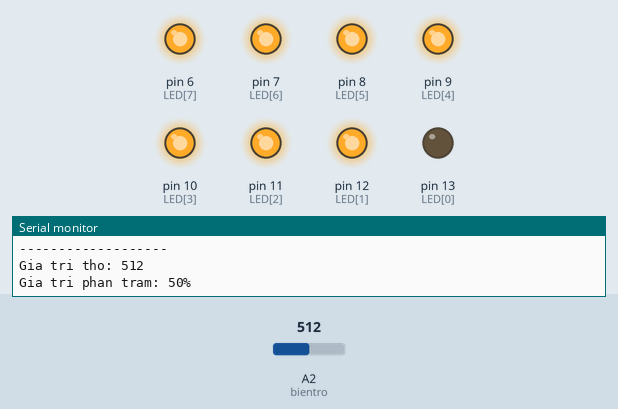
This sketch was run on a simulated Arduino Uno, built with avr-gcc and run on an emulated ATmega328P. Parts: output pins drawn as LEDs (lit = HIGH), the last lines printed to the serial monitor. Dashed ring = blinking. The inputs (shaded band) are chosen by the test bench; at power-on: A2 (bientro) = 512.

Above: at 1.85 s.
1.9 s: A2 (bientro) set to 716
At 2.9 s:
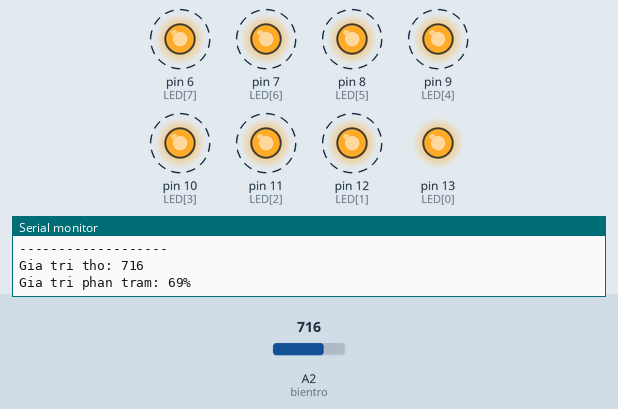
5.4 s: A2 (bientro) set to 900
At 5.5 s:
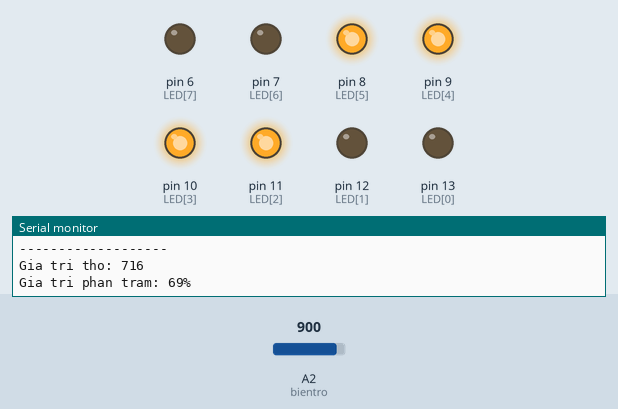
8.9 s: A2 (bientro) set to 511
At 9.75 s:
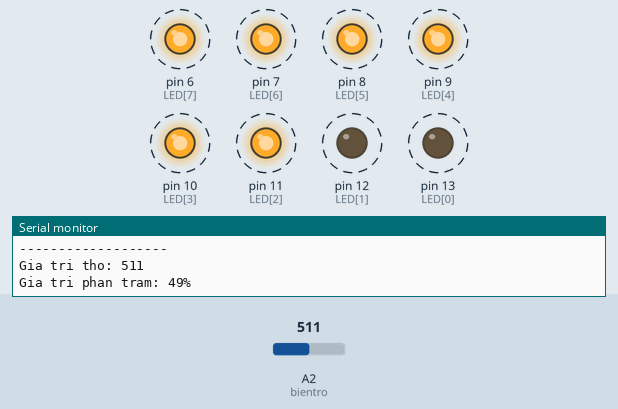
12.4 s: A2 (bientro) set to 122
At 13.85 s:
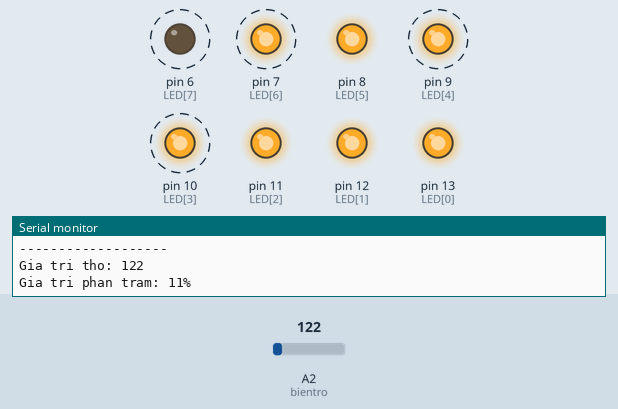
15.9 s: A2 (bientro) set to 306
19.4 s: A2 (bientro) set to 65
Timing chart, 0 to 23.9 s (numbered marks = the images above; inputs shaded):
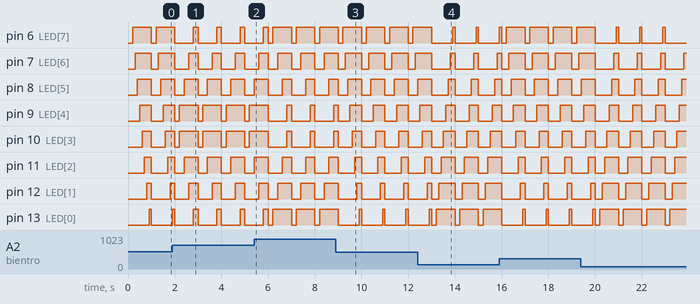

Measured:
- by itself, pin 6 (LED[7]): alternates HIGH for 0.10 s and LOW for 0.90 s
- by itself, pin 7 (LED[6]): alternates HIGH for 0.20 s and LOW for 0.80 s
- by itself, pin 8 (LED[5]): repeats every 1.0 s: LOW 0.70 s, HIGH 0.30 s
- by itself, pin 9 (LED[4]): alternates HIGH for 0.40 s and LOW for 0.60 s
- by itself, pin 10 (LED[3]): alternates HIGH for 0.50 s and LOW for 0.50 s
- by itself, pin 11 (LED[2]): repeats every 1.0 s: LOW 0.40 s, HIGH 0.60 s
- by itself, pin 12 (LED[1]): repeats every 1.0 s: LOW 0.30 s, HIGH 0.70 s
- by itself, pin 13 (LED[0]): repeats every 1.0 s: LOW 0.20 s, HIGH 0.80 s

The sketch:

ND1.ino
```cpp
const byte LED[8] = {13, 12, 11, 10, 9, 8, 7, 6};
const byte bientro = A2;
int lastVal = -1;

void off() {
  for (int i = 0; i < 8; i++) {
    digitalWrite(LED[i], LOW);
  }
}

void setup() {
  Serial.begin(9600);
  for (int i = 0; i < 8; i++) {
    pinMode(LED[i], OUTPUT);
  }
}

void loop() {
  int value = analogRead(bientro);
  int percent = map(value, 0, 1023, 0, 100);

  if (abs(percent - lastVal) >= 2) {
    Serial.println("-------------------");

    Serial.print("Gia tri tho: ");
    Serial.println(value);

    Serial.print("Gia tri phan tram: ");
    Serial.print(percent);
    Serial.println("%");

    lastVal = percent;
  }

  off();
  delay(200);

  if (percent <= 25) {
    for (int i = 0; i < 8; i++) {
      digitalWrite(LED[i], HIGH);
      delay(100);
    }
  }
  else if (percent > 25 && percent <= 50) {
    for (int i = 0; i < 8; i++) {
      digitalWrite(LED[7-i], HIGH);
      delay(100);
    }
  }
  else if (percent > 50 && percent <= 75) {
    for (int i = 0; i < 4; i++) {
      digitalWrite(LED[4+i], HIGH);
      digitalWrite(LED[3-i], HIGH);
      delay(200);
    }
  }
  else {
    for (int i = 0; i < 4; i++) {
      digitalWrite(LED[7-i], HIGH);
      digitalWrite(LED[i], HIGH);
      delay(200);
    }
  }
}
```
